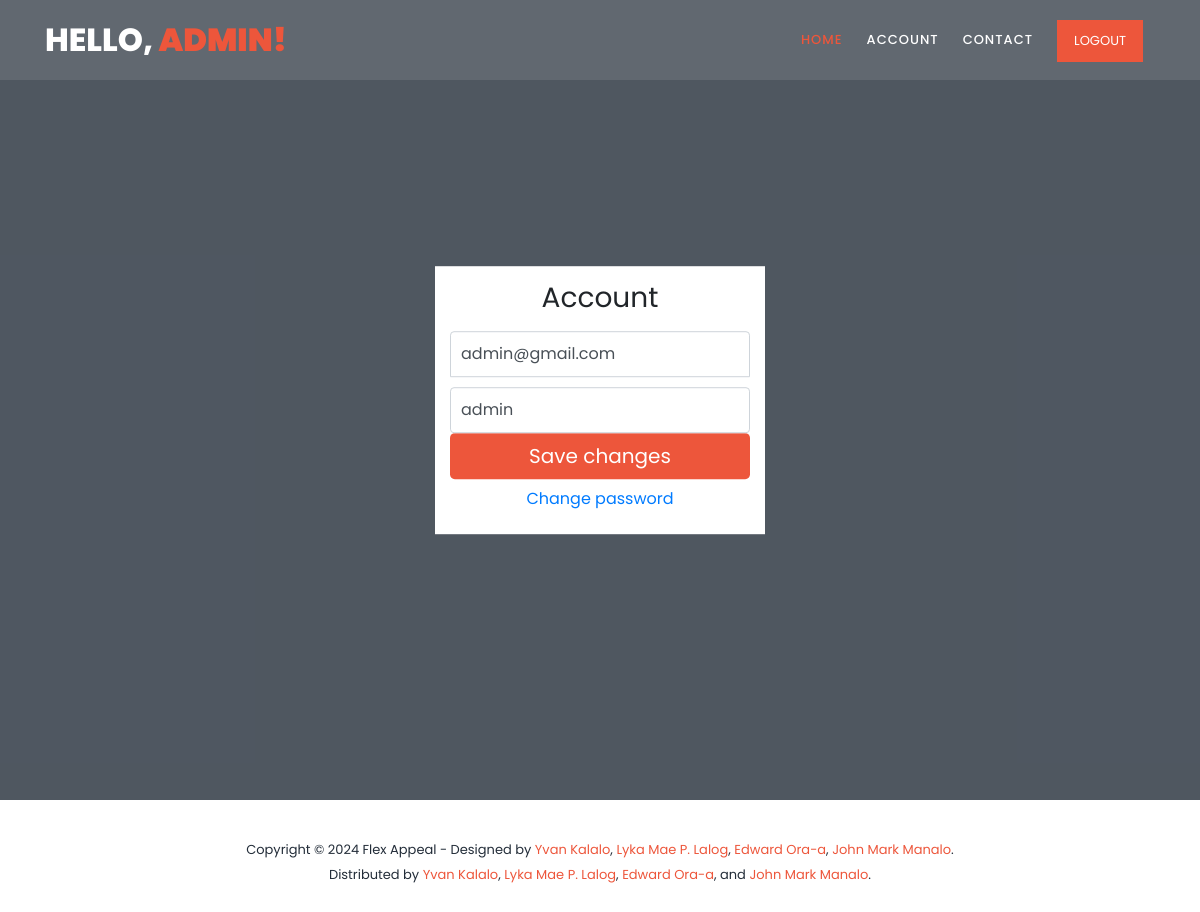
The app's page /account/ (signed in) with its own data.
### account/models.py (models this page shows, shortened)
class Account(AbstractBaseUser):
	email 					= models.EmailField(verbose_name="email", max_length=60, unique=True)
	username 				= models.CharField(max_length=30, unique=True)
	date_joined				= models.DateTimeField(verbose_name='date joined', auto_now_add=True)
	last_login				= models.DateTimeField(verbose_name='last login', auto_now=True)
	is_admin				= models.BooleanField(default=False)
	is_active				= models.BooleanField(default=True)
	is_staff				= models.BooleanField(default=False)
	is_superuser			= models.BooleanField(default=False)
	USERNAME_FIELD = 'email'
	REQUIRED_FIELDS = ['username']
	objects = MyAccountManager()

### account/views.py (the view)
# urls.py: path('account/', views.account_view, name='account'),
def account_view(request):
	template = loader.get_template('account.html')
	if not request.user.is_authenticated:
		return redirect("login")
	context = {}
	if request.POST:
		form = AccountUpdateForm(request.POST, instance=request.user)
		if form.is_valid():
			form.save()
	else:
		form = AccountUpdateForm(
				initial= {
					"email": request.user.email,
					"username": request.user.username,
				}
			)
	context['account_form'] = form
	return HttpResponse(template.render(context, request))

### account/forms.py (shortened to what this page needs)
class AccountUpdateForm(forms.ModelForm):
	class Meta:
		model = Account
		fields = ('email', 'username')

### account/templates/account.html (shortened to what this page needs)
{% extends 'master.html' %}
{% load static %}
{% block content %}
<div class="main-banner" id="top">
    <div class="video-overlay header-text">
      <div class="caption">
        <form class="form-signin" method="post">
          <h1 class="h3 mb-3 font-weight-normal">Account</h1>
          <input type="email" name="email" id="inputEmail" class="form-control" placeholder="Email address" autocomplete="off" required autofocus value={{account_form.initial.email}}>
          <input type="text" name="username" id="inputUsername" class="form-control" placeholder="Username" autocomplete="off" required
          value="{{account_form.initial.username}}">
          <button class="btn btn-lg btn-primary btn-block" style="background-color: #ed563b; border: none;" type="submit">Save changes</button>
          <div class="d-flex flex-column p-2">
            <a class='m-auto' href="{% url 'password_change' %}">Change password</a>
          </div>
        </form>
      </div>
    </div>
</div>
{% endblock content %}

### personal/templates/snippets/header_snippets.html (shortened to what this page needs)
{% load static %}
{% load bootstrap5 %}
{% bootstrap_css %}
<link rel="stylesheet" type="text/css" href="{% static 'css/bootstrap.min.css' %}">
<link rel="stylesheet" type="text/css" href="{% static 'css/font-awesome.css' %}">
<link rel="stylesheet" href="{% static 'css/templatemo-training-studio.css' %}">
</head>
<body>
<header class="header-area header-sticky">
    <div class="container">
        <div class="row">
            <div class="col-12">
                <nav class="main-nav">
                    {% if request.user.is_authenticated %}
                        <a href="{% url 'index' %}" class="logo">Hello,<em> {{request.user.username}}!</em></a>
                        <ul class="nav">
                            <li class="scroll-to-section"><a href="{% url 'index' %}" class="active">Home</a></li>
                            <li class="scroll-to-section"><a href="{% url 'account' %}">Account</a></li>
                            <li class="scroll-to-section"><a href="#contact-us">Contact</a></li>
                            <li class="main-button"><a href="{% url 'logout' %}">Logout</a></li>
                        </ul>
                    {% endif %}
                </nav>
            </div>
        </div>
    </div>
</header>

### personal/static/css/templatemo-training-studio.css (style rules this page uses)
html, body, div, span, applet, object, iframe, h1, h2, h3, h4, h5, h6, p, blockquote, div pre, a, abbr, acronym, address, big, cite, code, del, dfn, em, font, img, ins, kbd, q, s, samp, small, strike, strong, sub, sup, tt, var, b, u, i, center, dl, dt, dd, ol, ul, li, figure, header, nav, section, article, aside, footer, figcaption { margin: 0; padding: 0; border: 0; outline: 0; }
ul, li { padding: 0; margin: 0; list-style: none; }
header, nav, section, article, aside, footer, hgroup { display: block; }
* { box-sizing: border-box; }
html, body { font-family: 'Poppins', sans-serif; font-weight: 400; background-color: #fff; font-size: 16px; -ms-text-size-adjust: 100%; -webkit-font-smoothing: antialiased; -moz-osx-font-smoothing: grayscale; }
a { text-decoration: none !important; }
h1, h2, h3, h4, h5, h6 { margin-top: 0px; margin-bottom: 0px; }
ul { margin-bottom: 0px; }
html, body { background: #fff; font-family: 'Poppins', sans-serif; }
.main-button a { display: inline-block; font-size: 15px; padding: 12px 20px; background-color: #ed563b; color: #fff; text-align: center; font-weight: 400; text-transform: uppercase; transition: all .3s; }
.header-area { position: absolute; top: 0px; left: 0px; right: 0px; z-index: 100; height: 80px; background: rgba(250,250,250,0.1); -webkit-transition: all .5s ease 0s; -moz-transition: all .5s ease 0s; -o-transition: all .5s ease 0s; transition: all .5s ease 0s; }
.header-area .main-nav { min-height: 80px; background: transparent; }
.header-area .main-nav .logo { line-height: 80px; color: #fff; font-size: 32px; font-weight: 800; text-transform: uppercase; float: left; -webkit-transition: all 0.3s ease 0s; -moz-transition: all 0.3s ease 0s; -o-transition: all 0.3s ease 0s; transition: all 0.3s ease 0s; }
.header-area .main-nav .logo em { font-style: normal; color: #ed563b; font-weight: 900; }
.header-area .main-nav .nav { float: right; margin-top: 27px; margin-right: 0px; background-color: transparent; -webkit-transition: all 0.3s ease 0s; -moz-transition: all 0.3s ease 0s; -o-transition: all 0.3s ease 0s; transition: all 0.3s ease 0s; position: relative; z-index: 999; }
.header-area .main-nav .nav li { padding-left: 20px; padding-right: 20px; }
.header-area .main-nav .nav li a { display: block; font-weight: 500; font-size: 13px; color: #7a7a7a; text-transform: uppercase; -webkit-transition: all 0.3s ease 0s; -moz-transition: all 0.3s ease 0s; -o-transition: all 0.3s ease 0s; transition: all 0.3s ease 0s; height: 40px; line-height: 40px; border: transparent; letter-spacing: 1px; }
.header-area .main-nav .nav li a { color: #fff; }
.header-area .main-nav .nav li:last-child a { display: inline-block; font-size: 13px; padding: 11px 17px; background-color: #ed563b; color: #fff; text-align: center; font-weight: 400; letter-spacing: 0px; text-transform: uppercase; transition: all .3s; height: auto; line-height: 20px; }
.header-area .main-nav .nav li:hover a, .header-area .main-nav .nav li a.active { color: #ed563b!important; opacity: 1; }
.header-area.header-sticky { min-height: 80px; }
.header-area.header-sticky .nav { margin-top: 20px !important; }
.header-area.header-sticky .nav li a.active { color: #ed563b; }
@media (max-width: 1200px) { .header-area .main-nav .nav li { padding-left: 12px; padding-right: 12px; } }
@media (max-width: 1200px) { .header-area .main-nav:before { display: none; } }
@media (min-width: 767px) { .header-area .main-nav .nav { display: flex !important; } }
.main-banner { position: relative; }
.video-overlay { position: absolute; background-color: rgba(35,45,57,0.8); top: 0; left: 0; bottom: 7px; width: 100%; }
.main-banner .caption { text-align: center; position: absolute; width: 80%; left: 50%; top: 50%; transform: translate(-50%,-50%); }

### account/templates/account.html (style rules this page uses)
.form-signin { width: 100%; max-width: 330px; padding: 15px; margin: auto; background: white; }
.form-signin .form-control { position: relative; box-sizing: border-box; height: auto; padding: 10px; font-size: 16px; }
.form-signin input[type="email"] { margin-bottom: 10px; border-bottom-right-radius: 0; border-bottom-left-radius: 0; }
.h3 { text-align: center; }

### records on screen
Account: user.username "ADMIN", email "admin@gmail.com", username "admin"
